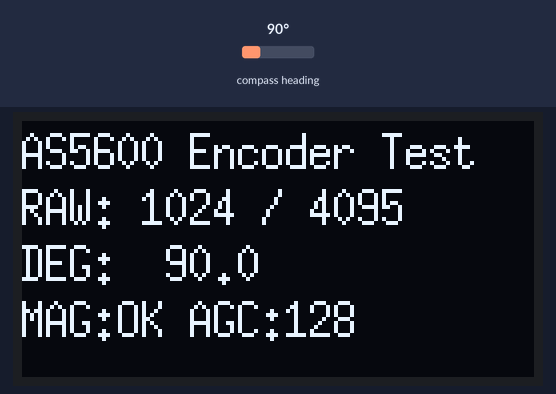
A program run on a simulated STM32 Blue Pill. Parts: 128×64 one-colour display. Wiring (inferred from the names in the program): AS5600 angle sensor at I2C address 0x36. The inputs (shaded band) are chosen by the test bench; at power-on: compass heading 90°. What the program prints to the serial monitor is not drawn.

Above: at 1.9 s.
2.0 s: compass heading set to 7°
At 3.2 s:
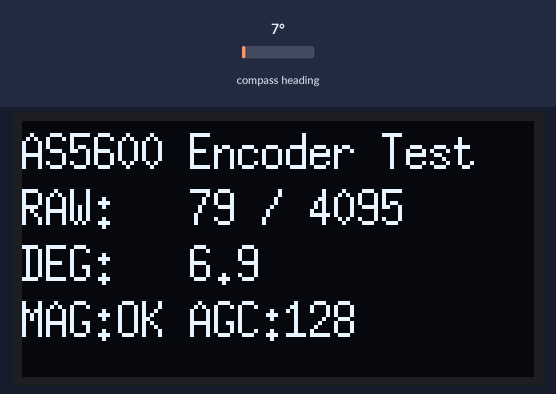
3.5 s: compass heading set to 180°
At 4.3 s:
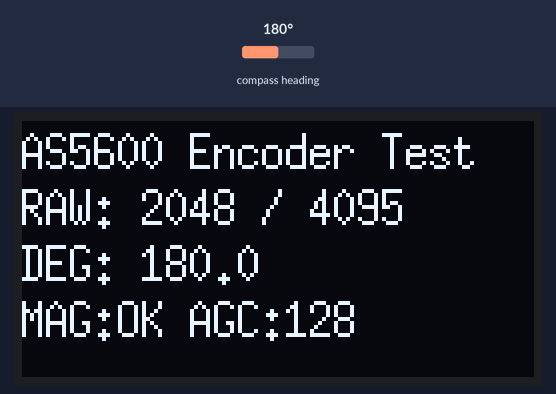
5.0 s: compass heading set to 269°
At 5.5 s:
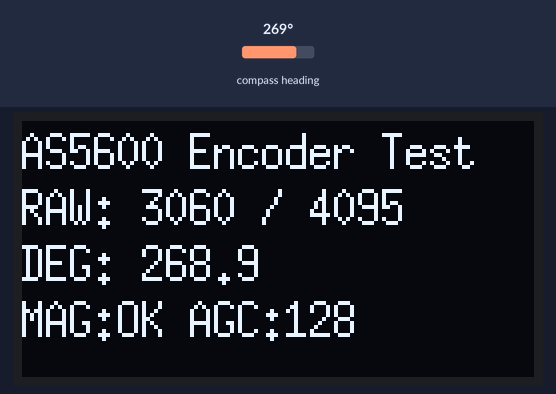
Timing chart, 0 to 8.0 s (numbered marks = the images above; inputs shaded):
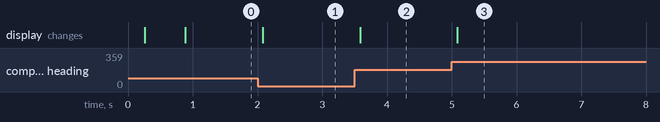

Measured:
- after the input at 2.0 s, the display: changes after 0.08 s (image 1)
- after the input at 3.5 s, the display: changes after 0.08 s (image 2)
- after the input at 5.0 s, the display: changes after 0.08 s (image 3)

The program:

main.cpp
```cpp
#include <Arduino.h>
#include <Wire.h>
#include <U8g2lib.h>

// ============================================================================
//  AS5600 Magnetic Encoder Test
//  STM32F103C8 + AS5600 (I2C1) + SSD1306 OLED (Software I2C)
// ============================================================================

// ----- AS5600 Definitions -----
#define AS5600_ADDR        0x36  // 7-bit I2C address

// Register addresses
#define REG_RAW_ANGLE_H    0x0C
#define REG_RAW_ANGLE_L    0x0D
#define REG_ANGLE_H        0x0E
#define REG_ANGLE_L        0x0F
#define REG_STATUS         0x0B
#define REG_AGC            0x1A
#define REG_MAGNITUDE_H    0x1B
#define REG_MAGNITUDE_L    0x1C

// Status register bits
#define STATUS_MH          0x08  // Magnet too strong
#define STATUS_ML          0x10  // Magnet too weak
#define STATUS_MD          0x20  // Magnet detected

// ----- OLED (Software I2C on PB3=SDA, PB4=SCL) -----
U8G2_SSD1306_128X64_NONAME_F_SW_I2C u8g2(U8G2_R0, /* SCL=*/ PB4, /* SDA=*/ PB3, /* reset=*/ U8X8_PIN_NONE);

// ----- Update interval -----
#define UPDATE_INTERVAL_MS 100
static uint32_t last_update = 0;

// ============================================================================
//  AS5600 I2C Read Functions
// ============================================================================

// Read a single byte from AS5600 register
static uint8_t as5600_read_byte(uint8_t reg) {
    Wire.beginTransmission(AS5600_ADDR);
    Wire.write(reg);
    Wire.endTransmission(false);
    Wire.requestFrom((uint8_t)AS5600_ADDR, (uint8_t)1);
    return Wire.available() ? Wire.read() : 0;
}

// Read a 12-bit value from two consecutive registers (high byte first)
static uint16_t as5600_read_12bit(uint8_t reg_h) {
    Wire.beginTransmission(AS5600_ADDR);
    Wire.write(reg_h);
    Wire.endTransmission(false);
    Wire.requestFrom((uint8_t)AS5600_ADDR, (uint8_t)2);
    if (Wire.available() < 2) return 0;
    uint8_t h = Wire.read();
    uint8_t l = Wire.read();
    return ((uint16_t)(h & 0x0F) << 8) | l;
}

// ============================================================================
//  Setup
// ============================================================================

void setup() {
    // Serial on USART3 (PB10/PB11)
    Serial.begin(115200);
    delay(200);
    Serial.println(F("=================================="));
    Serial.println(F("  AS5600 Encoder Test"));
    Serial.println(F("  I2C1: PB6(SCL) / PB7(SDA)"));
    Serial.println(F("  OLED:  PB4(SCL) / PB3(SDA)"));
    Serial.println(F("=================================="));

    // Hardware I2C1 for AS5600 (PB6=SCL, PB7=SDA by default)
    Wire.begin();

    // Verify AS5600 is present
    Wire.beginTransmission(AS5600_ADDR);
    uint8_t err = Wire.endTransmission();
    if (err == 0) {
        Serial.println(F("AS5600 detected on I2C1."));
    } else {
        Serial.print(F("AS5600 NOT found! I2C error: "));
        Serial.println(err);
    }

    // Initialize OLED (software I2C)
    u8g2.begin();
    u8g2.setFont(u8g2_font_6x13_tf);

    // Show splash screen
    u8g2.clearBuffer();
    u8g2.drawStr(16, 28, "AS5600 Test");
    u8g2.drawStr(20, 48, "Starting...");
    u8g2.sendBuffer();
    delay(500);

    last_update = millis();
    Serial.println(F("Setup complete. Reading..."));
    Serial.println(F("RAW\tANGLE\tDEG\tSTATUS\tAGC\tMAG"));
}

// ============================================================================
//  Main Loop
// ============================================================================

void loop() {
    uint32_t now = millis();
    if (now - last_update < UPDATE_INTERVAL_MS) return;
    last_update = now;

    // ----- Read all AS5600 data -----
    uint16_t raw_angle = as5600_read_12bit(REG_RAW_ANGLE_H);
    uint16_t angle     = as5600_read_12bit(REG_ANGLE_H);
    uint8_t  status    = as5600_read_byte(REG_STATUS);
    uint8_t  agc       = as5600_read_byte(REG_AGC);
    uint16_t magnitude = as5600_read_12bit(REG_MAGNITUDE_H);

    // ----- Convert to degrees -----
    float raw_deg   = (float)raw_angle * 360.0f / 4096.0f;
    float angle_deg = (float)angle * 360.0f / 4096.0f;

    // ----- Decode magnet status -----
    const char *mag_status;
    if (!(status & STATUS_MD)) {
        mag_status = "NO MAGNET";
    } else if (status & STATUS_MH) {
        mag_status = "TOO STRONG";
    } else if (status & STATUS_ML) {
        mag_status = "TOO WEAK";
    } else {
        mag_status = "OK";
    }

    // ----- Serial output -----
    Serial.print(raw_angle);  Serial.print('\t');
    Serial.print(angle);      Serial.print('\t');
    Serial.print(raw_deg, 1); Serial.print('\t');
    Serial.print(mag_status); Serial.print('\t');
    Serial.print(agc);        Serial.print('\t');
    Serial.println(magnitude);

    // ----- OLED display -----
    char buf[22];

    u8g2.clearBuffer();

    // Line 1: Title
    u8g2.setFont(u8g2_font_6x13_tf);
    u8g2.drawStr(0, 12, "AS5600 Encoder Test");

    // Line 2: Raw angle value
    snprintf(buf, sizeof(buf), "RAW: %4u / 4095", raw_angle);
    u8g2.drawStr(0, 26, buf);

    // Line 3: Angle in degrees (filtered)
    // Use dtostrf for float formatting on AVR/STM32
    char deg_str[8];
    dtostrf(angle_deg, 6, 1, deg_str);
    snprintf(buf, sizeof(buf), "DEG:%s", deg_str);
    u8g2.drawStr(0, 40, buf);

    // Line 4: Magnet status + AGC
    snprintf(buf, sizeof(buf), "MAG:%s AGC:%u", mag_status, agc);
    u8g2.drawStr(0, 54, buf);

    u8g2.sendBuffer();
}
```
